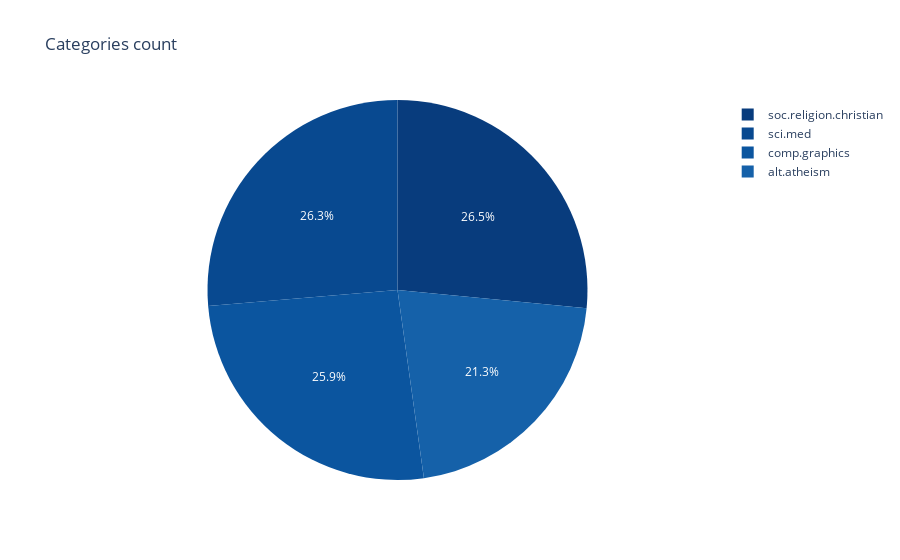

The notebook cell this image was saved under:
### Code cell
fig = px.pie(data_frame=categories_statistics_df, names='category', values='count',
            color_discrete_sequence=get_n_color_palette('Blues', 20, True),
            title='Categories count')
fig.show()

### Figure 1 — Plotly figure (JSON) as saved in the notebook; plotly's stock layout.template omitted (floating-point values rounded to 4 significant figures)
{"data": [{"domain": {"x": [0, 1], "y": [0, 1]}, "hoverlabel": {"namelength": 0}, "hovertemplate": "category=%{label}<br>count=%{value}", "labels": ["soc.religion.christian", "sci.med", "comp.graphics", "alt.atheism"], "legendgroup": "", "name": "", "showlegend": true, "type": "pie", "values": [997, 990, 973, 799]}], "layout": {"autosize": true, "legend": {"tracegroupgap": 0}, "piecolorway": ["#083c7d", "#084990", "#0b559f", "#1561a9", "#1e6db2", "#2b7bba", "#3787c0", "#4493c7", "#539ecd", "#63a8d3", "#75b4d8", "#89bedc", "#9cc9e1", "#abd0e6", "#bad6eb", "#c9ddf0", "#d2e3f3", "#dbe9f6", "#e4eff9", "#eef5fc"], "title": {"text": "Categories count"}}}
